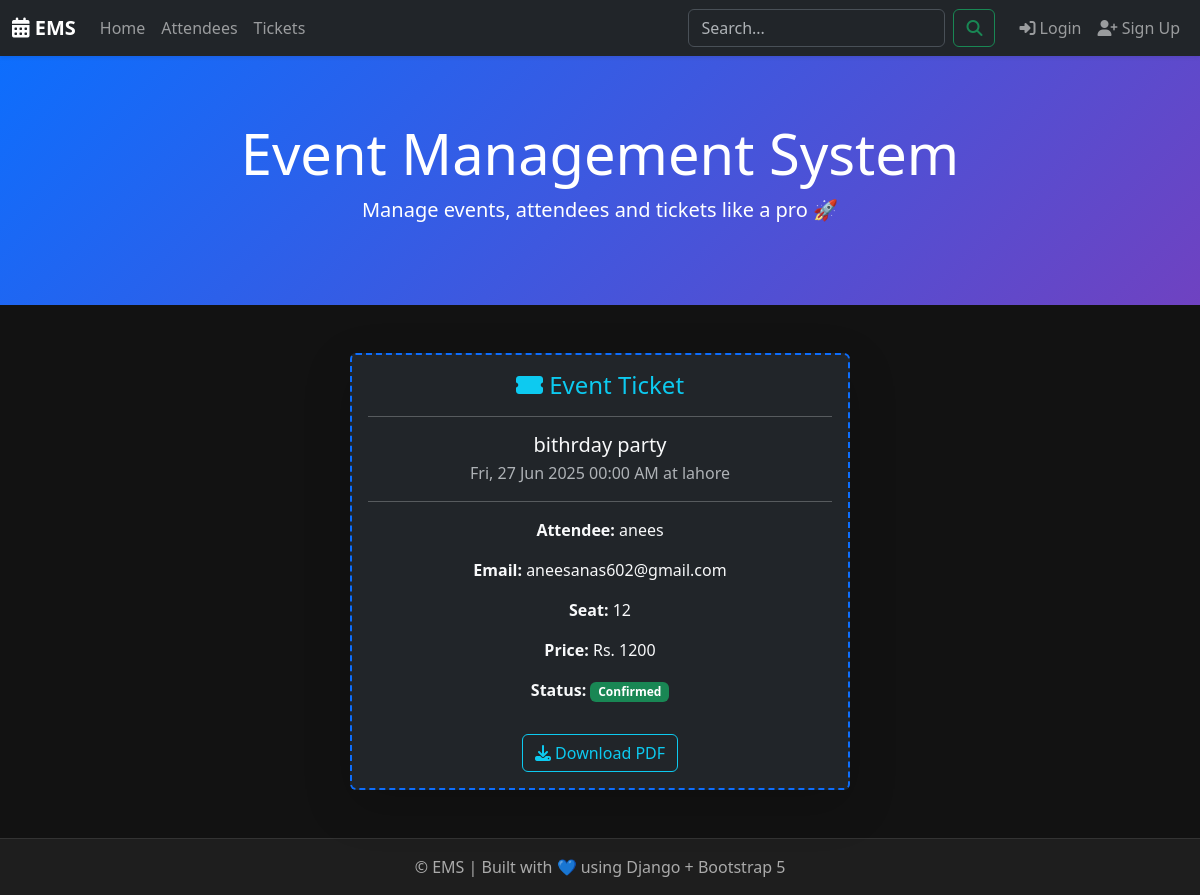
Screenshot of /ticket/view/1/ with the database file from the repository.
### aneesapp/models.py (models this page shows, shortened)
class Ticket(models.Model):
   event=models.ForeignKey(Event,on_delete=models.CASCADE)
   attendee =models.ForeignKey(Attendee,on_delete=models.CASCADE)
   seat_number=models.CharField(max_length=100)
   price=models.IntegerField()
   status=models.CharField(max_length=5,choices=A)
   created_at =models.DateTimeField(auto_now_add=True)

class Event(models.Model):
   title=models.CharField(max_length=100)
   description= models.TextField()
   date = models.DateTimeField(default=timezone.now)
   venue=models.CharField(max_length=200)
   created_at=models.DateTimeField(auto_now_add=True)

class Attendee(models.Model):
    name =models.CharField(max_length=100)
    email=models.EmailField()
    phone_number=models.CharField(max_length=100)
    registered_at =models.DateTimeField(auto_now_add=True)

### aneesapp/views.py (the view)
# urls.py: path('ticket/view/<int:ticket_id>/', views.view_ticket, name='view_ticket'),
def view_ticket(request, ticket_id):
    ticket = get_object_or_404(Ticket, pk=ticket_id)
    return render(request, 'view_ticket.html', {'ticket': ticket})

### aneesapp/templates/view_ticket.html (shortened to what this page needs)
{% extends 'layout.html' %}
{% block content %}
<div class="container d-flex justify-content-center my-5">
  <div class="card shadow-lg text-light bg-dark" style="width: 500px; border: 2px dashed #0d6efd;">
    <div class="card-body text-center">
      <h4 class="card-title text-info"><i class="fas fa-ticket-alt"></i> Event Ticket</h4>
      <hr>
      <h5 class="mb-1">{{ ticket.event.title }}</h5>
      <p class="text-muted">{{ ticket.event.date|date:"D, d M Y H:i A" }} at {{ ticket.event.venue }}</p>
      <hr>
      <p><strong>Attendee:</strong> {{ ticket.attendee.name }}</p>
      <p><strong>Email:</strong> {{ ticket.attendee.email }}</p>
      <p><strong>Seat:</strong> {{ ticket.seat_number }}</p>
      <p><strong>Price:</strong> Rs. {{ ticket.price }}</p>
      <p>
        <strong>Status:</strong>
        {% if ticket.status == 'a' %}
          <span class="badge bg-success">Confirmed</span>
        {% elif ticket.status == 'b' %}
          <span class="badge bg-warning text-dark">Pending</span>
        {% else %}
          <span class="badge bg-danger">Cancelled</span>
        {% endif %}
      </p>
      {% if ticket.status == 'a' %}
        <a href="{% url 'download_ticket_pdf' ticket.id %}" class="btn btn-outline-info mt-3">
          <i class="fas fa-download"></i> Download PDF
        </a>
      {% endif %}
    </div>
  </div>
</div>
{% endblock %}

### templates/layout.html (style rules this page uses)
body { background-color: #121212; color: #f8f9fa; }

### rows the page displays
Ticket: event "bithrday party", event "Fri, 27 Jun 2025 00:00 AM", event.venue "lahore", attendee.name "anees", attendee.email "aneesanas602@gmail.com", seat_number "12", price "1200"
